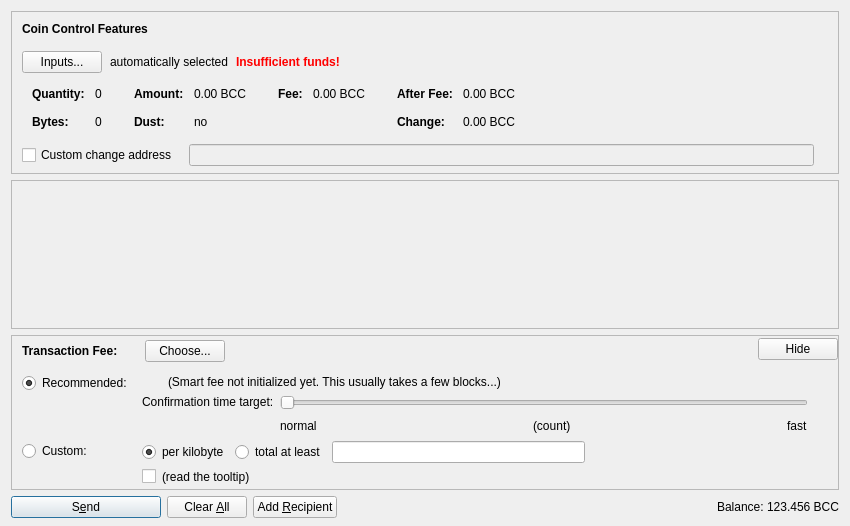
<?xml version="1.0" encoding="UTF-8"?>
<ui version="4.0">
 <class>SendCoinsDialog</class>
 <widget class="QDialog" name="SendCoinsDialog">
  <property name="geometry">
   <rect>
    <x>0</x>
    <y>0</y>
    <width>850</width>
    <height>526</height>
   </rect>
  </property>
  <property name="windowTitle">
   <string>Send Coins</string>
  </property>
  <layout class="QVBoxLayout" name="verticalLayout" stretch="0,1,0,0">
   <property name="bottomMargin">
    <number>8</number>
   </property>
   <item>
    <widget class="QFrame" name="frameCoinControl">
     <property name="sizePolicy">
      <sizepolicy hsizetype="Expanding" vsizetype="Expanding">
       <horstretch>0</horstretch>
       <verstretch>0</verstretch>
      </sizepolicy>
     </property>
     <property name="maximumSize">
      <size>
       <width>16777215</width>
       <height>16777215</height>
      </size>
     </property>
     <property name="frameShape">
      <enum>QFrame::StyledPanel</enum>
     </property>
     <property name="frameShadow">
      <enum>QFrame::Sunken</enum>
     </property>
     <layout class="QVBoxLayout" name="verticalLayoutCoinControl2">
      <property name="spacing">
       <number>0</number>
      </property>
      <property name="leftMargin">
       <number>0</number>
      </property>
      <property name="topMargin">
       <number>0</number>
      </property>
      <property name="rightMargin">
       <number>0</number>
      </property>
      <property name="bottomMargin">
       <number>6</number>
      </property>
      <item>
       <layout class="QVBoxLayout" name="verticalLayoutCoinControl" stretch="0,0,0,0,1">
        <property name="spacing">
         <number>0</number>
        </property>
        <property name="leftMargin">
         <number>10</number>
        </property>
        <property name="topMargin">
         <number>10</number>
        </property>
        <item>
         <layout class="QHBoxLayout" name="horizontalLayoutCoinControl1">
          <property name="bottomMargin">
           <number>15</number>
          </property>
          <item>
           <widget class="QLabel" name="labelCoinControlFeatures">
            <property name="sizePolicy">
             <sizepolicy hsizetype="Preferred" vsizetype="Maximum">
              <horstretch>0</horstretch>
              <verstretch>0</verstretch>
             </sizepolicy>
            </property>
            <property name="font">
             <font>
              <weight>75</weight>
              <bold>true</bold>
             </font>
            </property>
            <property name="styleSheet">
             <string notr="true">font-weight:bold;</string>
            </property>
            <property name="text">
             <string>Coin Control Features</string>
            </property>
           </widget>
          </item>
         </layout>
        </item>
        <item>
         <layout class="QHBoxLayout" name="horizontalLayoutCoinControl2" stretch="0,0,0,0">
          <property name="spacing">
           <number>8</number>
          </property>
          <property name="bottomMargin">
           <number>10</number>
          </property>
          <item>
           <widget class="QPushButton" name="pushButtonCoinControl">
            <property name="styleSheet">
             <string notr="true"/>
            </property>
            <property name="text">
             <string>Inputs...</string>
            </property>
            <property name="autoDefault">
             <bool>false</bool>
            </property>
           </widget>
          </item>
          <item>
           <widget class="QLabel" name="labelCoinControlAutomaticallySelected">
            <property name="text">
             <string>automatically selected</string>
            </property>
            <property name="margin">
             <number>5</number>
            </property>
           </widget>
          </item>
          <item>
           <widget class="QLabel" name="labelCoinControlInsuffFunds">
            <property name="font">
             <font>
              <weight>75</weight>
              <bold>true</bold>
             </font>
            </property>
            <property name="styleSheet">
             <string notr="true">color:red;font-weight:bold;</string>
            </property>
            <property name="text">
             <string>Insufficient funds!</string>
            </property>
            <property name="margin">
             <number>5</number>
            </property>
           </widget>
          </item>
          <item>
           <spacer name="horizontalSpacerCoinControl">
            <property name="orientation">
             <enum>Qt::Horizontal</enum>
            </property>
            <property name="sizeHint" stdset="0">
             <size>
              <width>40</width>
              <height>1</height>
             </size>
            </property>
           </spacer>
          </item>
         </layout>
        </item>
        <item>
         <widget class="QWidget" name="widgetCoinControl" native="true">
          <property name="sizePolicy">
           <sizepolicy hsizetype="Preferred" vsizetype="Preferred">
            <horstretch>0</horstretch>
            <verstretch>0</verstretch>
           </sizepolicy>
          </property>
          <property name="minimumSize">
           <size>
            <width>0</width>
            <height>0</height>
           </size>
          </property>
          <property name="styleSheet">
           <string notr="true"/>
          </property>
          <layout class="QHBoxLayout" name="horizontalLayoutCoinControl5">
           <property name="leftMargin">
            <number>0</number>
           </property>
           <property name="topMargin">
            <number>0</number>
           </property>
           <property name="rightMargin">
            <number>0</number>
           </property>
           <property name="bottomMargin">
            <number>0</number>
           </property>
           <item>
            <layout class="QHBoxLayout" name="horizontalLayoutCoinControl3" stretch="0,0,0,1">
             <property name="spacing">
              <number>20</number>
             </property>
             <property name="topMargin">
              <number>0</number>
             </property>
             <property name="bottomMargin">
              <number>10</number>
             </property>
             <item>
              <layout class="QFormLayout" name="formLayoutCoinControl1">
               <property name="horizontalSpacing">
                <number>10</number>
               </property>
               <property name="verticalSpacing">
                <number>14</number>
               </property>
               <property name="leftMargin">
                <number>10</number>
               </property>
               <property name="topMargin">
                <number>4</number>
               </property>
               <property name="rightMargin">
                <number>6</number>
               </property>
               <item row="0" column="0">
                <widget class="QLabel" name="labelCoinControlQuantityText">
                 <property name="font">
                  <font>
                   <weight>75</weight>
                   <bold>true</bold>
                  </font>
                 </property>
                 <property name="text">
                  <string>Quantity:</string>
                 </property>
                 <property name="margin">
                  <number>0</number>
                 </property>
                </widget>
               </item>
               <item row="0" column="1">
                <widget class="QLabel" name="labelCoinControlQuantity">
                 <property name="cursor">
                  <cursorShape>IBeamCursor</cursorShape>
                 </property>
                 <property name="contextMenuPolicy">
                  <enum>Qt::ActionsContextMenu</enum>
                 </property>
                 <property name="text">
                  <string notr="true">0</string>
                 </property>
                 <property name="margin">
                  <number>0</number>
                 </property>
                 <property name="textInteractionFlags">
                  <set>Qt::LinksAccessibleByMouse|Qt::TextSelectableByKeyboard|Qt::TextSelectableByMouse</set>
                 </property>
                </widget>
               </item>
               <item row="1" column="0">
                <widget class="QLabel" name="labelCoinControlBytesText">
                 <property name="font">
                  <font>
                   <weight>75</weight>
                   <bold>true</bold>
                  </font>
                 </property>
                 <property name="text">
                  <string>Bytes:</string>
                 </property>
                </widget>
               </item>
               <item row="1" column="1">
                <widget class="QLabel" name="labelCoinControlBytes">
                 <property name="cursor">
                  <cursorShape>IBeamCursor</cursorShape>
                 </property>
                 <property name="contextMenuPolicy">
                  <enum>Qt::ActionsContextMenu</enum>
                 </property>
                 <property name="text">
                  <string notr="true">0</string>
                 </property>
                 <property name="textInteractionFlags">
                  <set>Qt::LinksAccessibleByMouse|Qt::TextSelectableByKeyboard|Qt::TextSelectableByMouse</set>
                 </property>
                </widget>
               </item>
              </layout>
             </item>
             <item>
              <layout class="QFormLayout" name="formLayoutCoinControl2">
               <property name="horizontalSpacing">
                <number>10</number>
               </property>
               <property name="verticalSpacing">
                <number>14</number>
               </property>
               <property name="leftMargin">
                <number>6</number>
               </property>
               <property name="topMargin">
                <number>4</number>
               </property>
               <property name="rightMargin">
                <number>6</number>
               </property>
               <item row="0" column="0">
                <widget class="QLabel" name="labelCoinControlAmountText">
                 <property name="font">
                  <font>
                   <weight>75</weight>
                   <bold>true</bold>
                  </font>
                 </property>
                 <property name="text">
                  <string>Amount:</string>
                 </property>
                 <property name="margin">
                  <number>0</number>
                 </property>
                </widget>
               </item>
               <item row="0" column="1">
                <widget class="QLabel" name="labelCoinControlAmount">
                 <property name="cursor">
                  <cursorShape>IBeamCursor</cursorShape>
                 </property>
                 <property name="contextMenuPolicy">
                  <enum>Qt::ActionsContextMenu</enum>
                 </property>
                 <property name="text">
                  <string notr="true">0.00 BCC</string>
                 </property>
                 <property name="textInteractionFlags">
                  <set>Qt::LinksAccessibleByMouse|Qt::TextSelectableByKeyboard|Qt::TextSelectableByMouse</set>
                 </property>
                </widget>
               </item>
               <item row="1" column="0">
                <widget class="QLabel" name="labelCoinControlLowOutputText">
                 <property name="font">
                  <font>
                   <weight>75</weight>
                   <bold>true</bold>
                  </font>
                 </property>
                 <property name="text">
                  <string>Dust:</string>
                 </property>
                </widget>
               </item>
               <item row="1" column="1">
                <widget class="QLabel" name="labelCoinControlLowOutput">
                 <property name="cursor">
                  <cursorShape>IBeamCursor</cursorShape>
                 </property>
                 <property name="contextMenuPolicy">
                  <enum>Qt::ActionsContextMenu</enum>
                 </property>
                 <property name="text">
                  <string notr="true">no</string>
                 </property>
                 <property name="textInteractionFlags">
                  <set>Qt::LinksAccessibleByMouse|Qt::TextSelectableByKeyboard|Qt::TextSelectableByMouse</set>
                 </property>
                </widget>
               </item>
              </layout>
             </item>
             <item>
              <layout class="QFormLayout" name="formLayoutCoinControl3">
               <property name="horizontalSpacing">
                <number>10</number>
               </property>
               <property name="verticalSpacing">
                <number>14</number>
               </property>
               <property name="leftMargin">
                <number>6</number>
               </property>
               <property name="topMargin">
                <number>4</number>
               </property>
               <property name="rightMargin">
                <number>6</number>
               </property>
               <item row="0" column="0">
                <widget class="QLabel" name="labelCoinControlFeeText">
                 <property name="font">
                  <font>
                   <weight>75</weight>
                   <bold>true</bold>
                  </font>
                 </property>
                 <property name="text">
                  <string>Fee:</string>
                 </property>
                 <property name="margin">
                  <number>0</number>
                 </property>
                </widget>
               </item>
               <item row="0" column="1">
                <widget class="QLabel" name="labelCoinControlFee">
                 <property name="cursor">
                  <cursorShape>IBeamCursor</cursorShape>
                 </property>
                 <property name="contextMenuPolicy">
                  <enum>Qt::ActionsContextMenu</enum>
                 </property>
                 <property name="text">
                  <string notr="true">0.00 BCC</string>
                 </property>
                 <property name="textInteractionFlags">
                  <set>Qt::LinksAccessibleByMouse|Qt::TextSelectableByKeyboard|Qt::TextSelectableByMouse</set>
                 </property>
                </widget>
               </item>
              </layout>
             </item>
             <item>
              <layout class="QFormLayout" name="formLayoutCoinControl4">
               <property name="horizontalSpacing">
                <number>10</number>
               </property>
               <property name="verticalSpacing">
                <number>14</number>
               </property>
               <property name="leftMargin">
                <number>6</number>
               </property>
               <property name="topMargin">
                <number>4</number>
               </property>
               <property name="rightMargin">
                <number>6</number>
               </property>
               <item row="0" column="0">
                <widget class="QLabel" name="labelCoinControlAfterFeeText">
                 <property name="font">
                  <font>
                   <weight>75</weight>
                   <bold>true</bold>
                  </font>
                 </property>
                 <property name="text">
                  <string>After Fee:</string>
                 </property>
                 <property name="margin">
                  <number>0</number>
                 </property>
                </widget>
               </item>
               <item row="0" column="1">
                <widget class="QLabel" name="labelCoinControlAfterFee">
                 <property name="cursor">
                  <cursorShape>IBeamCursor</cursorShape>
                 </property>
                 <property name="contextMenuPolicy">
                  <enum>Qt::ActionsContextMenu</enum>
                 </property>
                 <property name="text">
                  <string notr="true">0.00 BCC</string>
                 </property>
                 <property name="textInteractionFlags">
                  <set>Qt::LinksAccessibleByMouse|Qt::TextSelectableByKeyboard|Qt::TextSelectableByMouse</set>
                 </property>
                </widget>
               </item>
               <item row="1" column="0">
                <widget class="QLabel" name="labelCoinControlChangeText">
                 <property name="font">
                  <font>
                   <weight>75</weight>
                   <bold>true</bold>
                  </font>
                 </property>
                 <property name="text">
                  <string>Change:</string>
                 </property>
                </widget>
               </item>
               <item row="1" column="1">
                <widget class="QLabel" name="labelCoinControlChange">
                 <property name="cursor">
                  <cursorShape>IBeamCursor</cursorShape>
                 </property>
                 <property name="contextMenuPolicy">
                  <enum>Qt::ActionsContextMenu</enum>
                 </property>
                 <property name="text">
                  <string notr="true">0.00 BCC</string>
                 </property>
                 <property name="textInteractionFlags">
                  <set>Qt::LinksAccessibleByMouse|Qt::TextSelectableByKeyboard|Qt::TextSelectableByMouse</set>
                 </property>
                </widget>
               </item>
              </layout>
             </item>
            </layout>
           </item>
          </layout>
         </widget>
        </item>
        <item>
         <layout class="QHBoxLayout" name="horizontalLayoutCoinControl4" stretch="0,0,0">
          <property name="spacing">
           <number>12</number>
          </property>
          <property name="sizeConstraint">
           <enum>QLayout::SetDefaultConstraint</enum>
          </property>
          <property name="topMargin">
           <number>5</number>
          </property>
          <property name="rightMargin">
           <number>5</number>
          </property>
          <item>
           <widget class="QCheckBox" name="checkBoxCoinControlChange">
            <property name="toolTip">
             <string>If this is activated, but the change address is empty or invalid, change will be sent to a newly generated address.</string>
            </property>
            <property name="text">
             <string>Custom change address</string>
            </property>
           </widget>
          </item>
          <item>
           <widget class="QValidatedLineEdit" name="lineEditCoinControlChange">
            <property name="enabled">
             <bool>false</bool>
            </property>
            <property name="sizePolicy">
             <sizepolicy hsizetype="Expanding" vsizetype="Fixed">
              <horstretch>0</horstretch>
              <verstretch>0</verstretch>
             </sizepolicy>
            </property>
           </widget>
          </item>
          <item>
           <widget class="QLabel" name="labelCoinControlChangeLabel">
            <property name="sizePolicy">
             <sizepolicy hsizetype="Preferred" vsizetype="Expanding">
              <horstretch>0</horstretch>
              <verstretch>0</verstretch>
             </sizepolicy>
            </property>
            <property name="minimumSize">
             <size>
              <width>0</width>
              <height>0</height>
             </size>
            </property>
            <property name="text">
             <string/>
            </property>
            <property name="margin">
             <number>3</number>
            </property>
           </widget>
          </item>
         </layout>
        </item>
        <item>
         <spacer name="verticalSpacerCoinControl">
          <property name="orientation">
           <enum>Qt::Vertical</enum>
          </property>
          <property name="sizeHint" stdset="0">
           <size>
            <width>800</width>
            <height>1</height>
           </size>
          </property>
         </spacer>
        </item>
       </layout>
      </item>
     </layout>
    </widget>
   </item>
   <item>
    <widget class="QScrollArea" name="scrollArea">
     <property name="widgetResizable">
      <bool>true</bool>
     </property>
     <widget class="QWidget" name="scrollAreaWidgetContents">
      <property name="geometry">
       <rect>
        <x>0</x>
        <y>0</y>
        <width>830</width>
        <height>104</height>
       </rect>
      </property>
      <layout class="QVBoxLayout" name="verticalLayout_2" stretch="0,1">
       <property name="leftMargin">
        <number>0</number>
       </property>
       <property name="topMargin">
        <number>0</number>
       </property>
       <property name="rightMargin">
        <number>0</number>
       </property>
       <property name="bottomMargin">
        <number>0</number>
       </property>
       <item>
        <layout class="QVBoxLayout" name="entries">
         <property name="spacing">
          <number>6</number>
         </property>
        </layout>
       </item>
       <item>
        <spacer name="verticalSpacer">
         <property name="orientation">
          <enum>Qt::Vertical</enum>
         </property>
         <property name="sizeHint" stdset="0">
          <size>
           <width>20</width>
           <height>40</height>
          </size>
         </property>
        </spacer>
       </item>
      </layout>
     </widget>
    </widget>
   </item>
   <item>
    <widget class="QFrame" name="frameFee">
     <property name="sizePolicy">
      <sizepolicy hsizetype="Expanding" vsizetype="Expanding">
       <horstretch>0</horstretch>
       <verstretch>0</verstretch>
      </sizepolicy>
     </property>
     <property name="maximumSize">
      <size>
       <width>16777215</width>
       <height>16777215</height>
      </size>
     </property>
     <property name="frameShape">
      <enum>QFrame::StyledPanel</enum>
     </property>
     <property name="frameShadow">
      <enum>QFrame::Sunken</enum>
     </property>
     <layout class="QVBoxLayout" name="verticalLayoutFee1">
      <property name="spacing">
       <number>0</number>
      </property>
      <property name="leftMargin">
       <number>0</number>
      </property>
      <property name="topMargin">
       <number>0</number>
      </property>
      <property name="rightMargin">
       <number>0</number>
      </property>
      <property name="bottomMargin">
       <number>0</number>
      </property>
      <item>
       <layout class="QVBoxLayout" name="verticalLayoutFee2" stretch="0,0,0">
        <property name="spacing">
         <number>0</number>
        </property>
        <property name="leftMargin">
         <number>10</number>
        </property>
        <property name="topMargin">
         <number>0</number>
        </property>
        <item>
         <layout class="QHBoxLayout" name="horizontalLayoutFee1">
          <property name="bottomMargin">
           <number>0</number>
          </property>
          <item>
           <layout class="QVBoxLayout" name="verticalLayoutFee7">
            <property name="spacing">
             <number>0</number>
            </property>
            <item>
             <spacer name="verticalSpacerSmartFee">
              <property name="orientation">
               <enum>Qt::Vertical</enum>
              </property>
              <property name="sizeType">
               <enum>QSizePolicy::Fixed</enum>
              </property>
              <property name="sizeHint" stdset="0">
               <size>
                <width>1</width>
                <height>4</height>
               </size>
              </property>
             </spacer>
            </item>
            <item>
             <layout class="QHBoxLayout" name="horizontalLayoutSmartFee">
              <property name="spacing">
               <number>10</number>
              </property>
              <item>
               <widget class="QLabel" name="labelFeeHeadline">
                <property name="sizePolicy">
                 <sizepolicy hsizetype="Preferred" vsizetype="Maximum">
                  <horstretch>0</horstretch>
                  <verstretch>0</verstretch>
                 </sizepolicy>
                </property>
                <property name="font">
                 <font>
                  <weight>75</weight>
                  <bold>true</bold>
                 </font>
                </property>
                <property name="styleSheet">
                 <string notr="true">font-weight:bold;</string>
                </property>
                <property name="text">
                 <string>Transaction Fee:</string>
                </property>
               </widget>
              </item>
              <item>
               <widget class="QLabel" name="labelFeeMinimized">
                <property name="text">
                 <string/>
                </property>
               </widget>
              </item>
              <item>
               <widget class="QPushButton" name="buttonChooseFee">
                <property name="text">
                 <string>Choose...</string>
                </property>
               </widget>
              </item>
             </layout>
            </item>
            <item>
             <spacer name="verticalSpacer_5">
              <property name="orientation">
               <enum>Qt::Vertical</enum>
              </property>
              <property name="sizeHint" stdset="0">
               <size>
                <width>1</width>
                <height>1</height>
               </size>
              </property>
             </spacer>
            </item>
           </layout>
          </item>
          <item>
           <spacer name="horizontalSpacer_4">
            <property name="orientation">
             <enum>Qt::Horizontal</enum>
            </property>
            <property name="sizeHint" stdset="0">
             <size>
              <width>40</width>
              <height>20</height>
             </size>
            </property>
           </spacer>
          </item>
          <item>
           <widget class="QPushButton" name="buttonMinimizeFee">
            <property name="toolTip">
             <string>collapse fee-settings</string>
            </property>
            <property name="text">
             <string>Hide</string>
            </property>
           </widget>
          </item>
         </layout>
        </item>
        <item>
         <widget class="QFrame" name="frameFeeSelection">
          <layout class="QVBoxLayout" name="verticalLayoutFee12">
           <property name="spacing">
            <number>0</number>
           </property>
           <property name="leftMargin">
            <number>0</number>
           </property>
           <property name="topMargin">
            <number>0</number>
           </property>
           <property name="rightMargin">
            <number>0</number>
           </property>
           <property name="bottomMargin">
            <number>0</number>
           </property>
           <item>
            <layout class="QGridLayout" name="gridLayoutFee">
             <property name="topMargin">
              <number>10</number>
             </property>
             <property name="bottomMargin">
              <number>4</number>
             </property>
             <property name="horizontalSpacing">
              <number>10</number>
             </property>
             <property name="verticalSpacing">
              <number>4</number>
             </property>
             <item row="1" column="1">
              <layout class="QVBoxLayout" name="verticalLayoutFee8">
               <property name="spacing">
                <number>6</number>
               </property>
               <item>
                <layout class="QHBoxLayout" name="horizontalLayoutFee13">
                 <item>
                  <widget class="QRadioButton" name="radioCustomPerKilobyte">
                   <property name="toolTip">
                    <string>If the custom fee is set to 1000 satoshis and the transaction is only 250 bytes, then &quot;per kilobyte&quot; only pays 250 satoshis in fee, while &quot;total at least&quot; pays 1000 satoshis. For transactions bigger than a kilobyte both pay by kilobyte.</string>
                   </property>
                   <property name="text">
                    <string>per kilobyte</string>
                   </property>
                   <property name="checked">
                    <bool>true</bool>
                   </property>
                   <attribute name="buttonGroup">
                    <string notr="true">groupCustomFee</string>
                   </attribute>
                  </widget>
                 </item>
                 <item>
                  <widget class="QRadioButton" name="radioCustomAtLeast">
                   <property name="toolTip">
                    <string>If the custom fee is set to 1000 satoshis and the transaction is only 250 bytes, then &quot;per kilobyte&quot; only pays 250 satoshis in fee, while &quot;total at least&quot; pays 1000 satoshis. For transactions bigger than a kilobyte both pay by kilobyte.</string>
                   </property>
                   <property name="text">
                    <string>total at least</string>
                   </property>
                   <attribute name="buttonGroup">
                    <string notr="true">groupCustomFee</string>
                   </attribute>
                  </widget>
                 </item>
                 <item>
                  <widget class="BitcoinAmountField" name="customFee"/>
                 </item>
                 <item>
                  <spacer name="horizontalSpacer_6">
                   <property name="orientation">
                    <enum>Qt::Horizontal</enum>
                   </property>
                   <property name="sizeHint" stdset="0">
                    <size>
                     <width>1</width>
                     <height>1</height>
                    </size>
                   </property>
                  </spacer>
                 </item>
                </layout>
               </item>
               <item>
                <layout class="QHBoxLayout" name="horizontalLayoutFee8">
                 <item>
                  <widget class="QCheckBox" name="checkBoxMinimumFee">
                   <property name="toolTip">
                    <string>Paying only the minimum fee is just fine as long as there is less transaction volume than space in the blocks. But be aware that this can end up in a never confirming transaction once there is more demand for bitcoin core transactions than the network can process.</string>
                   </property>
                   <property name="text">
                    <string/>
                   </property>
                  </widget>
                 </item>
                 <item>
                  <widget class="QLabel" name="labelMinFeeWarning">
                   <property name="enabled">
                    <bool>true</bool>
                   </property>
                   <property name="toolTip">
                    <string>Paying only the minimum fee is just fine as long as there is less transaction volume than space in the blocks. But be aware that this can end up in a never confirming transaction once there is more demand for bitcoin core transactions than the network can process.</string>
                   </property>
                   <property name="text">
                    <string>(read the tooltip)</string>
                   </property>
                   <property name="margin">
                    <number>5</number>
                   </property>
                  </widget>
                 </item>
                 <item>
                  <spacer name="horizontalSpacer_2">
                   <property name="orientation">
                    <enum>Qt::Horizontal</enum>
                   </property>
                   <property name="sizeHint" stdset="0">
                    <size>
                     <width>1</width>
                     <height>1</height>
                    </size>
                   </property>
                  </spacer>
                 </item>
                </layout>
               </item>
              </layout>
             </item>
             <item row="0" column="0">
              <layout class="QVBoxLayout" name="verticalLayoutFee4" stretch="0,1">
               <item>
                <widget class="QRadioButton" name="radioSmartFee">
                 <property name="text">
                  <string>Recommended:</string>
                 </property>
                 <property name="checked">
                  <bool>true</bool>
                 </property>
                 <attribute name="buttonGroup">
                  <string notr="true">groupFee</string>
                 </attribute>
                </widget>
               </item>
               <item>
                <spacer name="verticalSpacer_2">
                 <property name="orientation">
                  <enum>Qt::Vertical</enum>
                 </property>
                 <property name="sizeHint" stdset="0">
                  <size>
                   <width>1</width>
                   <height>1</height>
                  </size>
                 </property>
                </spacer>
               </item>
              </layout>
             </item>
             <item row="1" column="0">
              <layout class="QVBoxLayout" name="verticalLayoutFee9" stretch="0,1">
               <item>
                <widget class="QRadioButton" name="radioCustomFee">
                 <property name="text">
                  <string>Custom:</string>
                 </property>
                 <attribute name="buttonGroup">
                  <string notr="true">groupFee</string>
                 </attribute>
                </widget>
               </item>
               <item>
                <spacer name="verticalSpacer_6">
                 <property name="orientation">
                  <enum>Qt::Vertical</enum>
                 </property>
                 <property name="sizeHint" stdset="0">
                  <size>
                   <width>1</width>
                   <height>1</height>
                  </size>
                 </property>
                </spacer>
               </item>
              </layout>
             </item>
             <item row="0" column="1">
              <layout class="QVBoxLayout" name="verticalLayoutFee3" stretch="0,0,1">
               <property name="spacing">
                <number>6</number>
               </property>
               <property name="topMargin">
                <number>2</number>
               </property>
               <item>
                <layout class="QHBoxLayout" name="horizontalLayoutFee12">
                 <item>
                  <widget class="QLabel" name="labelSmartFee">
                   <property name="text">
                    <string/>
                   </property>
                   <property name="margin">
                    <number>2</number>
                   </property>
                  </widget>
                 </item>
                 <item>
                  <widget class="QLabel" name="labelFeeEstimation">
                   <property name="text">
                    <string/>
                   </property>
                  </widget>
                 </item>
                 <item>
                  <widget class="QLabel" name="labelSmartFee2">
                   <property name="text">
                    <string>(Smart fee not initialized yet. This usually takes a few blocks...)</string>
                   </property>
                   <property name="margin">
                    <number>2</number>
                   </property>
                  </widget>
                 </item>
                 <item>
                  <spacer name="horizontalSpacer_5">
                   <property name="orientation">
                    <enum>Qt::Horizontal</enum>
                   </property>
                   <property name="sizeHint" stdset="0">
                    <size>
                     <width>1</width>
                     <height>1</height>
                    </size>
                   </property>
                  </spacer>
                 </item>
                </layout>
               </item>
               <item>
                <layout class="QHBoxLayout" name="horizontalLayoutFee9">
                 <item>
                  <layout class="QVBoxLayout" name="verticalLayoutFee6">
                   <item>
                    <widget class="QLabel" name="labelSmartFee3">
                     <property name="text">
                      <string>Confirmation time target:</string>
                     </property>
                     <property name="margin">
                      <number>2</number>
                     </property>
                    </widget>
                   </item>
                   <item>
                    <spacer name="verticalSpacer_3">
                     <property name="orientation">
                      <enum>Qt::Vertical</enum>
                     </property>
                     <property name="sizeHint" stdset="0">
                      <size>
                       <width>1</width>
                       <height>1</height>
                      </size>
                     </property>
                    </spacer>
                   </item>
                  </layout>
                 </item>
                 <item>
                  <layout class="QVBoxLayout" name="verticalLayoutFee5">
                   <property name="rightMargin">
                    <number>30</number>
                   </property>
                   <item>
                    <widget class="QSlider" name="sliderSmartFee">
                     <property name="minimum">
                      <number>0</number>
                     </property>
                     <property name="maximum">
                      <number>23</number>
                     </property>
                     <property name="pageStep">
                      <number>1</number>
                     </property>
                     <property name="value">
                      <number>0</number>
                     </property>
                     <property name="orientation">
                      <enum>Qt::Horizontal</enum>
                     </property>
                     <property name="invertedAppearance">
                      <bool>false</bool>
                     </property>
                     <property name="invertedControls">
                      <bool>false</bool>
                     </property>
                     <property name="tickPosition">
                      <enum>QSlider::NoTicks</enum>
                     </property>
                    </widget>
                   </item>
                   <item>
                    <layout class="QHBoxLayout" name="horizontalLayoutFee10">
                     <item>
                      <widget class="QLabel" name="labelSmartFeeNormal">
                       <property name="text">
                        <string>normal</string>
                       </property>
                      </widget>
                     </item>
                     <item>
                      <spacer name="horizontalSpacer_7">
                       <property name="orientation">
                        <enum>Qt::Horizontal</enum>
                       </property>
                       <property name="sizeHint" stdset="0">
                        <size>
                         <width>40</width>
                         <height>20</height>
                        </size>
                       </property>
                      </spacer>
                     </item>
                     <item>
                      <widget class="QLabel" name="confirmationTargetLabel">
                       <property name="text">
                        <string notr="true">(count)</string>
                       </property>
                      </widget>
                     </item>
                     <item>
                      <spacer name="horizontalSpacer_3">
                       <property name="orientation">
                        <enum>Qt::Horizontal</enum>
                       </property>
                       <property name="sizeHint" stdset="0">
                        <size>
                         <width>40</width>
                         <height>20</height>
                        </size>
                       </property>
                      </spacer>
                     </item>
                     <item>
                      <widget class="QLabel" name="labelSmartFeeFast">
                       <property name="text">
                        <string>fast</string>
                       </property>
                      </widget>
                     </item>
                    </layout>
                   </item>
                  </layout>
                 </item>
                </layout>
               </item>
               <item>
                <spacer name="verticalSpacer_4">
                 <property name="orientation">
                  <enum>Qt::Vertical</enum>
                 </property>
                 <property name="sizeHint" stdset="0">
                  <size>
                   <width>1</width>
                   <height>1</height>
                  </size>
                 </property>
                </spacer>
               </item>
              </layout>
             </item>
            </layout>
           </item>
          </layout>
         </widget>
        </item>
        <item>
         <spacer name="verticalSpacerFee">
          <property name="orientation">
           <enum>Qt::Vertical</enum>
          </property>
          <property name="sizeHint" stdset="0">
           <size>
            <width>800</width>
            <height>1</height>
           </size>
          </property>
         </spacer>
        </item>
       </layout>
      </item>
     </layout>
    </widget>
   </item>
   <item>
    <layout class="QHBoxLayout" name="horizontalLayout">
     <item>
      <widget class="QPushButton" name="sendButton">
       <property name="minimumSize">
        <size>
         <width>150</width>
         <height>0</height>
        </size>
       </property>
       <property name="toolTip">
        <string>Confirm the send action</string>
       </property>
       <property name="text">
        <string>S&amp;end</string>
       </property>
       <property name="icon">
        <iconset resource="../bitcoin.qrc">
         <normaloff>:/icons/send</normaloff>:/icons/send</iconset>
       </property>
       <property name="autoDefault">
        <bool>false</bool>
       </property>
       <property name="default">
        <bool>true</bool>
       </property>
      </widget>
     </item>
     <item>
      <widget class="QPushButton" name="clearButton">
       <property name="sizePolicy">
        <sizepolicy hsizetype="Minimum" vsizetype="Fixed">
         <horstretch>0</horstretch>
         <verstretch>0</verstretch>
        </sizepolicy>
       </property>
       <property name="toolTip">
        <string>Clear all fields of the form.</string>
       </property>
       <property name="text">
        <string>Clear &amp;All</string>
       </property>
       <property name="icon">
        <iconset resource="../bitcoin.qrc">
         <normaloff>:/icons/remove</normaloff>:/icons/remove</iconset>
       </property>
       <property name="autoDefault">
        <bool>false</bool>
       </property>
      </widget>
     </item>
     <item>
      <widget class="QPushButton" name="addButton">
       <property name="toolTip">
        <string>Send to multiple recipients at once</string>
       </property>
       <property name="text">
        <string>Add &amp;Recipient</string>
       </property>
       <property name="icon">
        <iconset resource="../bitcoin.qrc">
         <normaloff>:/icons/add</normaloff>:/icons/add</iconset>
       </property>
       <property name="autoDefault">
        <bool>false</bool>
       </property>
      </widget>
     </item>
     <item>
      <spacer name="horizontalSpacer">
       <property name="orientation">
        <enum>Qt::Horizontal</enum>
       </property>
       <property name="sizeHint" stdset="0">
        <size>
         <width>40</width>
         <height>20</height>
        </size>
       </property>
      </spacer>
     </item>
     <item>
      <layout class="QHBoxLayout" name="horizontalLayout_2">
       <property name="spacing">
        <number>3</number>
       </property>
       <item>
        <widget class="QLabel" name="label">
         <property name="sizePolicy">
          <sizepolicy hsizetype="Preferred" vsizetype="Fixed">
           <horstretch>0</horstretch>
           <verstretch>0</verstretch>
          </sizepolicy>
         </property>
         <property name="text">
          <string>Balance:</string>
         </property>
        </widget>
       </item>
       <item>
        <widget class="QLabel" name="labelBalance">
         <property name="sizePolicy">
          <sizepolicy hsizetype="Preferred" vsizetype="Fixed">
           <horstretch>0</horstretch>
           <verstretch>0</verstretch>
          </sizepolicy>
         </property>
         <property name="cursor">
          <cursorShape>IBeamCursor</cursorShape>
         </property>
         <property name="text">
          <string notr="true">123.456 BCC</string>
         </property>
         <property name="textInteractionFlags">
          <set>Qt::LinksAccessibleByMouse|Qt::TextSelectableByKeyboard|Qt::TextSelectableByMouse</set>
         </property>
        </widget>
       </item>
      </layout>
     </item>
    </layout>
   </item>
  </layout>
 </widget>
 <customwidgets>
  <customwidget>
   <class>QValidatedLineEdit</class>
   <extends>QLineEdit</extends>
   <header>qvalidatedlineedit.h</header>
  </customwidget>
  <customwidget>
   <class>BitcoinAmountField</class>
   <extends>QLineEdit</extends>
   <header>bitcoinamountfield.h</header>
   <container>1</container>
  </customwidget>
 </customwidgets>
 <resources>
  <include location="../bitcoin.qrc"/>
 </resources>
 <connections/>
 <buttongroups>
  <buttongroup name="groupFee"/>
  <buttongroup name="groupCustomFee"/>
 </buttongroups>
</ui>
